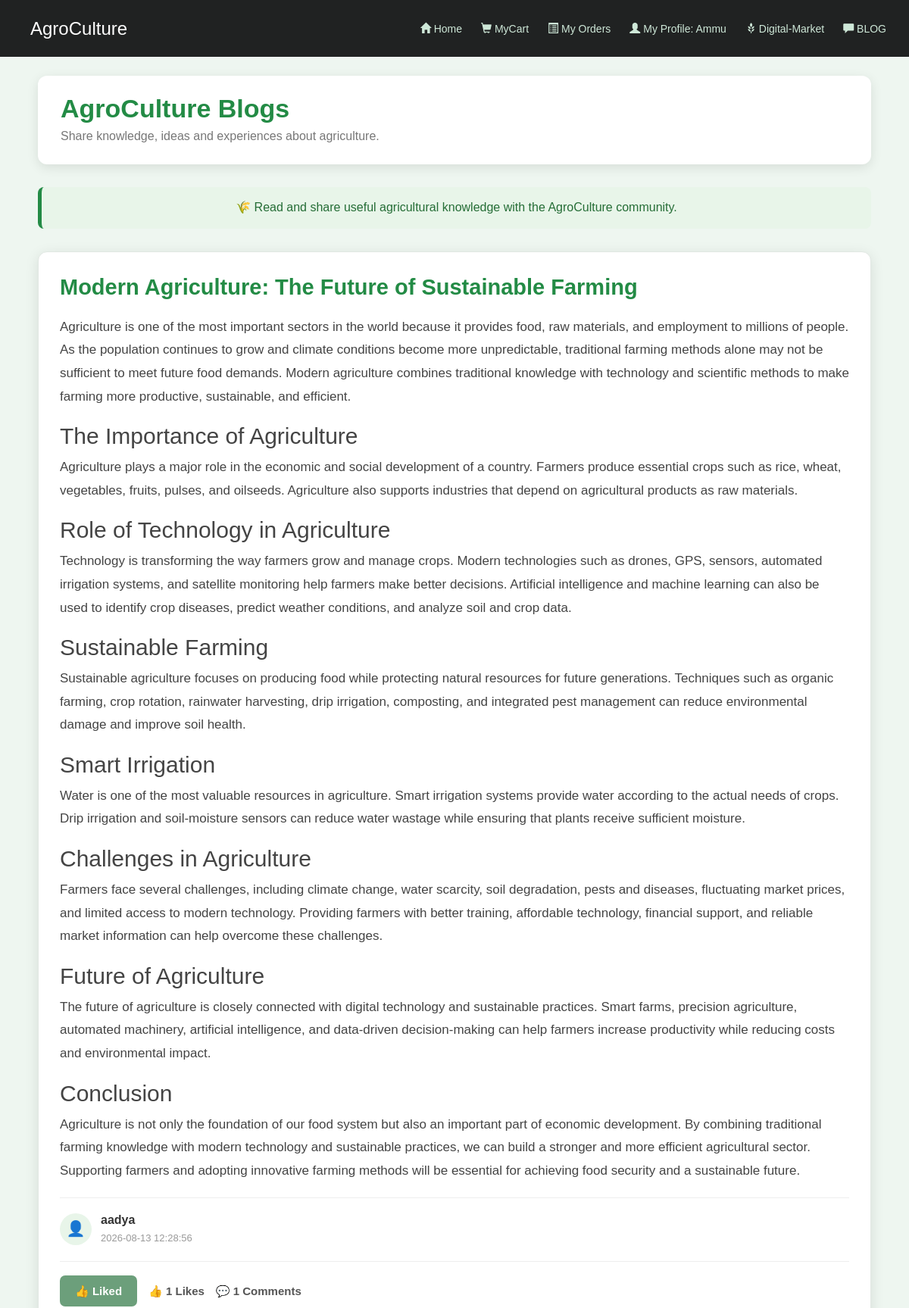
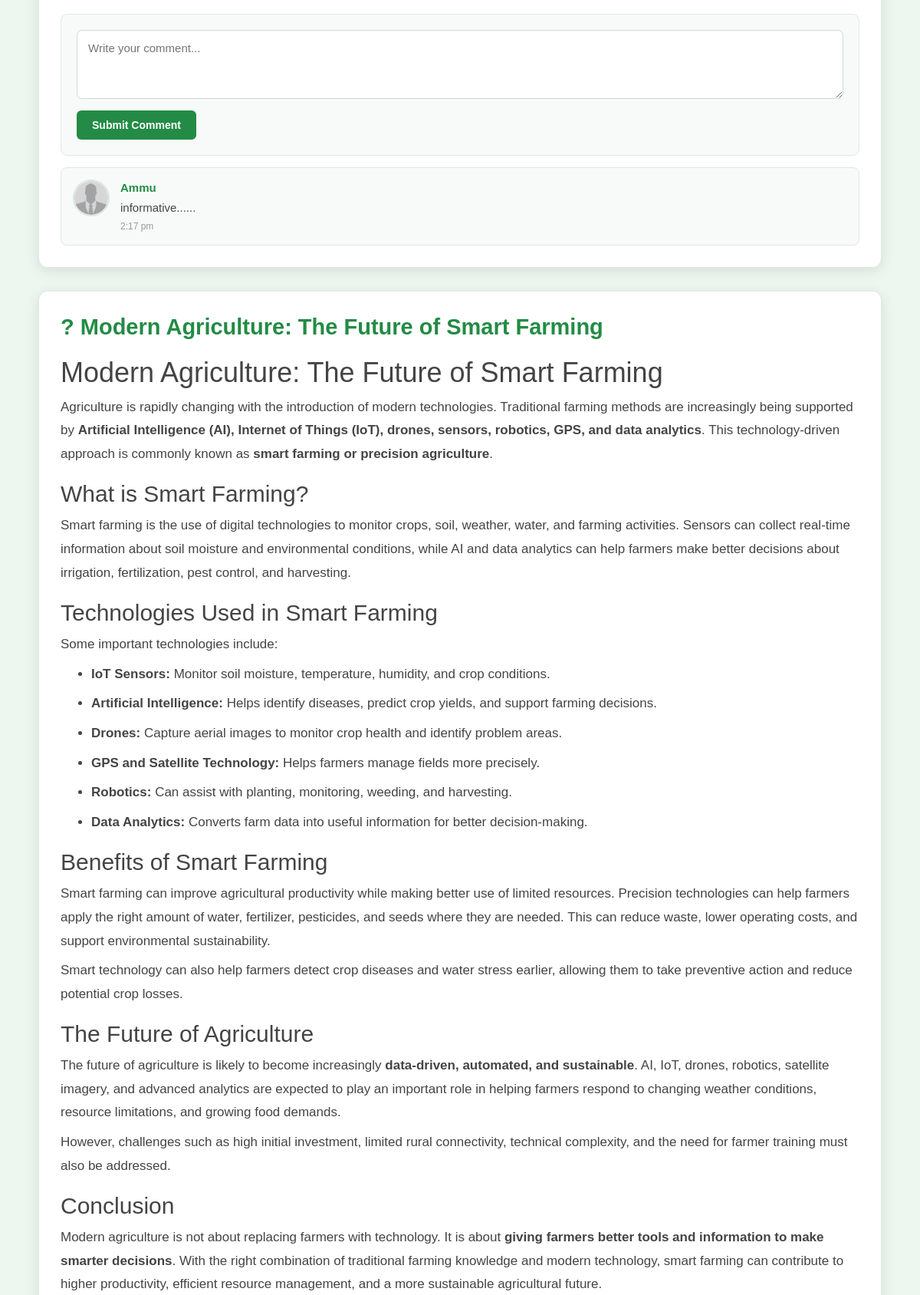
Page /agri/blogView.php (signed in, upper part) on the committed database (2 pictures, top to bottom).
### tables this page shows
CREATE TABLE `blogdata` (
  `blogId` int(10) NOT NULL,
  `blogUser` varchar(256) NOT NULL,
  `fid` int(10) DEFAULT NULL,
  `blogTitle` varchar(256) NOT NULL,
  `blogContent` longtext NOT NULL,
  `blogTime` timestamp NOT NULL DEFAULT current_timestamp(),
  `likes` int(10) NOT NULL DEFAULT 0
);

CREATE TABLE `blogfeedback` (
  `blogId` int(10) NOT NULL,
  `comment` varchar(256) NOT NULL,
  `commentUser` varchar(256) NOT NULL,
  `commentPic` varchar(256) NOT NULL DEFAULT 'profile0.png',
  `commentTime` timestamp NOT NULL DEFAULT current_timestamp()
);

### agri/blogView.php (the view, shortened to what this page needs)
<?php
require 'db.php';
$userid = intval($_SESSION['id']);
function formatDate($date)
{
    return date(
        'g:i a',
        strtotime($date)
    );
}
$sql = "
    SELECT *
    FROM blogdata
    ORDER BY blogId DESC
";
$result = mysqli_query(
    $conn,
    $sql
);
?>
<!DOCTYPE html>
<html lang="en">
<head>
    <link
        rel="stylesheet"
        href="bootstrap/css/bootstrap.min.css"
    >
</head>
<body>
<?php require 'menu.php'; ?>
<div class="blog-page">
    <div class="blog-header">
        <div>
            <h1>
                AgroCulture Blogs
            </h1>
            <p>
                Share knowledge, ideas and experiences about agriculture.
            </p>
        </div>
    </div>
    <div class="farmer-message">
        🌾 Read and share useful agricultural knowledge
        with the AgroCulture community.
    </div>
    <div class="blogs-container">
        <?php if (mysqli_num_rows($result) > 0) { ?>
            <?php while ($row = mysqli_fetch_assoc($result)) { ?>
                <?php
                $blogId = intval(
                    $row['blogId']
                );
                $blogTitle = !empty(
                    $row['blogTitle']
                )
                    ? $row['blogTitle']
                    : "Untitled Blog";
                $blogUser = !empty(
                    $row['blogUser']
                )
                    ? $row['blogUser']
                    : "Unknown User";
                $blogTime = !empty(
                    $row['blogTime']
                )
                    ? $row['blogTime']
                    : "";
                $likes = isset($row['likes'])
                    ? intval($row['likes'])
                    : 0;
                $commentSql = "
                    SELECT *
                    FROM blogfeedback
                    WHERE blogId = '$blogId'
                    ORDER BY commentTime ASC
                ";
                $commentResult = mysqli_query(
                    $conn,
                    $commentSql
                );
                $numComment = 0;
                if ($commentResult) {
                    $numComment = mysqli_num_rows(
                        $commentResult
                    );
                }
                $userLiked = false;
                $likeCheckSql = "
                    SELECT *
                    FROM likedata
                    WHERE blogId = '$blogId'
                    AND blogUserId = '$userid'
                ";
                $likeCheckResult = mysqli_query(
                    $conn,
                    $likeCheckSql
                );
                if (
                    $likeCheckResult &&
                    mysqli_num_rows($likeCheckResult) > 0
                ) {
                    $userLiked = true;
                }
                ?>
                <div class="blog-card">
                    <h2 class="blog-title">
                        <?php
                        echo htmlspecialchars(
                            $blogTitle
                        );
                        ?>
                    </h2>
                    <div class="blog-content">
                        <?php
                        echo $row['blogContent'];
                        ?>
                    </div>
                    <div class="blog-author">
                        <div class="author-icon">
                            👤
                        </div>
                        <div>
                            <div class="author-name">
                                <?php
                                echo htmlspecialchars(
                                    $blogUser
                                );
                                ?>
                            </div>
                            <div class="blog-date">
                                <?php
                                echo htmlspecialchars(
                                    $blogTime
                                );
                                ?>
                            </div>
                        </div>
                    </div>
                    <div class="blog-actions">
                        <form
                            method="POST"
                            action="blogView.php"
                            class="like-form"
                        >
                            <?php if ($userLiked) { ?>
                                <button
                                    type="button"
                                    class="like-btn"
                                    disabled
                                >
                                    👍 Liked
                                </button>
                            <?php } ?>
                        </form>
                        <span class="like-count">
                            👍
                            <?php echo $likes; ?>
                            Likes
                        </span>
                        <span class="comment-count">
                            💬
                            <?php echo $numComment; ?>
                            Comments
                        </span>
                    </div>
                    <div class="comment-form">
                        <form
                            method="POST"
                            action="blogView.php"
                        >
                            <textarea
                                name="comment"
                                placeholder="Write your comment..."
                                required
                            ></textarea>
                            <button
                                type="submit"
                                name="submit_comment"
                                class="comment-submit"
                            >
                                Submit Comment
                            </button>
                        </form>
                    </div>
                    <?php if (
                        $commentResult &&
                        mysqli_num_rows($commentResult) > 0
                    ) { ?>
                        <?php while (
                            $comment = mysqli_fetch_assoc(
                                $commentResult
                            )
                        ) { ?>
                            <?php
                            $commentPic = !empty(
                                $comment['commentPic']
                            )
                                ? $comment['commentPic']
                                : "profile0.png";
                            $commentImage =
                                "images/profileImages/" .
                                $commentPic;
                            ?>
                            <div class="comment-card">
                                <img
                                    src="<?php
                                    echo htmlspecialchars(
                                        $commentImage
                                    );
                                    ?>"
                                    class="comment-avatar"
                                    alt="Profile"
                                    onerror="this.src='images/profileImages/profile0.png';"
                                >
                                <div class="comment-body">
                                    <div class="comment-user">
                                        <?php
                                        echo htmlspecialchars(
                                            $comment['commentUser']
                                        );
                                        ?>
                                    </div>
                                    <div class="comment-text">
                                        <?php
                                        echo htmlspecialchars(
                                            $comment['comment']
                                        );
                                        ?>
                                    </div>
                                    <div class="comment-time">
                                        <?php
                                        echo formatDate(
                                            $comment['commentTime']
                                        );
                                        ?>
                                    </div>
                                </div>
                            </div>
                        <?php } ?>
                    <?php } ?>
                </div>
            <?php } ?>
        <?php } ?>
    </div>
</div>
</body>
</html>

### agri/blogView.php (style rules this page uses)
* { box-sizing: border-box; }
html, body { margin: 0; padding: 0; width: 100%; min-height: 100%; }
body { font-family: Arial, Helvetica, sans-serif; background: #eef6f0; color: #333; }
.blog-page { width: 100%; min-height: 100vh; padding: 100px 20px 60px; }
.blog-header { width: 100%; max-width: 1100px; margin: 0 auto 30px; padding: 25px 30px; background: #ffffff; border-radius: 12px; box-shadow: 0 4px 15px rgba(0, 0, 0, 0.10); display: flex; justify-content: space-between; align-items: center; gap: 20px; }
.blog-header h1 { margin: 0; color: #238b45; font-size: 34px; font-weight: bold; }
.blog-header p { margin: 7px 0 0; color: #777; font-size: 16px; }
.farmer-message { width: 100%; max-width: 1100px; margin: 0 auto 30px; padding: 16px 20px; background: #e8f5e9; border-left: 5px solid #238b45; border-radius: 8px; color: #256d36; font-size: 16px; text-align: center; }
.blogs-container { width: 100%; max-width: 1100px; margin: 0 auto; }
.blog-card { background: white; border: 1px solid #e1e8e3; border-radius: 12px; padding: 28px; margin-bottom: 30px; box-shadow: 0 4px 18px rgba(0, 0, 0, 0.10); }
.blog-title { margin: 0 0 18px; color: #238b45; font-size: 29px; font-weight: bold; line-height: 1.3; }
.blog-content { color: #444; font-size: 17px; line-height: 1.8; margin-bottom: 20px; word-wrap: break-word; }
.blog-content p { margin: 8px 0; }
.blog-author { display: flex; align-items: center; gap: 12px; padding-top: 18px; border-top: 1px solid #eeeeee; }
.author-icon { width: 42px; height: 42px; border-radius: 50%; background: #e8f5e9; display: flex; justify-content: center; align-items: center; font-size: 20px; }
.author-name { color: #333; font-size: 16px; font-weight: bold; }
.blog-date { color: #999; font-size: 13px; margin-top: 3px; }
.blog-actions { display: flex; align-items: center; flex-wrap: wrap; gap: 15px; margin-top: 20px; padding-top: 18px; border-top: 1px solid #eeeeee; }
.like-form { margin: 0; padding: 0; }
.like-btn { border: none; background: #238b45; color: white; padding: 10px 20px; border-radius: 7px; font-size: 15px; font-weight: bold; cursor: pointer; }
.like-btn:disabled { background: #6c9f7b; cursor: not-allowed; }
.like-count, .comment-count { color: #555; font-size: 15px; font-weight: bold; }
.comment-form { margin-top: 20px; padding: 20px; background: #f7faf8; border-radius: 9px; border: 1px solid #e2e9e4; }
.comment-form textarea { width: 100%; min-height: 90px; padding: 12px 14px; border: 1px solid #d0d9d3; border-radius: 7px; font-size: 15px; resize: vertical; outline: none; }
.comment-submit { margin-top: 10px; padding: 9px 20px; background: #238b45; color: white; border: none; border-radius: 6px; font-weight: bold; cursor: pointer; }
.comment-card { display: flex; gap: 14px; margin-top: 15px; padding: 15px; background: #f8faf9; border: 1px solid #e0e6e2; border-radius: 8px; }
.comment-avatar { width: 48px; height: 48px; border-radius: 50%; object-fit: cover; border: 2px solid #d9e8dc; flex-shrink: 0; }
.comment-body { flex: 1; min-width: 0; }
.comment-user { color: #238b45; font-size: 15px; font-weight: bold; margin-bottom: 4px; }
.comment-text { color: #444; font-size: 15px; line-height: 1.5; word-break: break-word; }
.comment-time { margin-top: 5px; color: #999; font-size: 12px; }

### rows in the picture
blogdata: blogTitle "Modern Agriculture: The Future of Sustainable Farming", blogContent "Agriculture is one of the most important sectors in the world because it provides food, raw materials, and employment to millions of people. As the population continues to grow and climate conditions become more unpredictable, traditional farming methods alone may not be sufficient to meet future food demands. Modern agriculture combines traditional knowledge with technology and scientific methods to make farming more productive, sustainable, and efficient. The Importance of Agriculture Agriculture plays a major role in the economic and social development of a country. Farmers produce essential crops such as rice, wheat, vegetables, fruits, pulses, and oilseeds. Agriculture also supports…", blogUser "aadya", blogTime "2026-08-13 12:28:56", shows "👍 Liked", likes "1", numComment "1"
blogfeedback: commentPic (picture), commentUser "Ammu", comment "informative......", commentTime "2:17 pm"
blogdata: blogTitle "? Modern Agriculture: The Future of Smart Farming", blogContent "Modern Agriculture: The Future of Smart Farming Agriculture is rapidly changing with the introduction of modern technologies. Traditional farming methods are increasingly being supported by Artificial Intelligence (AI), Internet of Things (IoT), drones, sensors, robotics, GPS, and data analytics . This technology-driven approach is commonly known as smart farming or precision agriculture . What is Smart Farming? Smart farming is the use of digital technologies to monitor crops, soil, weather, water, and farming activities. Sensors can collect real-time information about soil moisture and environmental conditions, while AI and data analytics can help farmers make better decisions about…"

### other values in the picture
$loginProfile "My Profile: Ammu"
